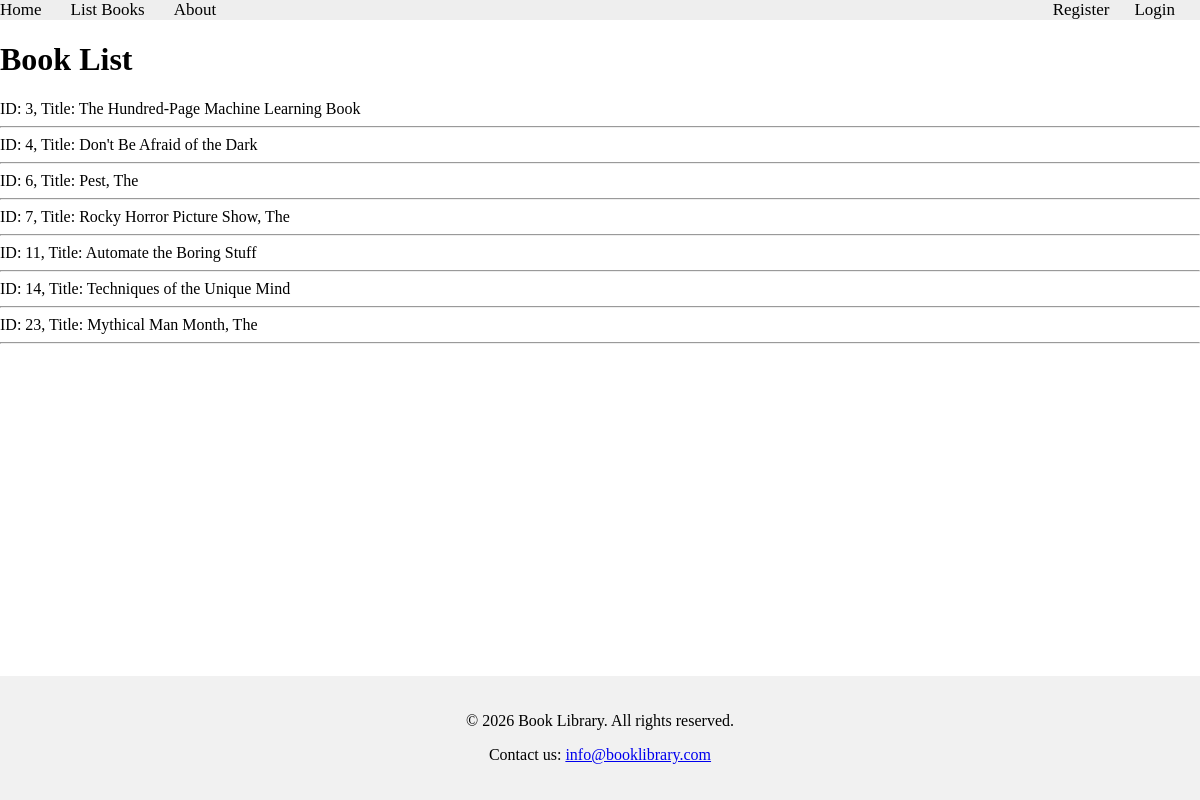
The app's page /books/simple/query, older data.
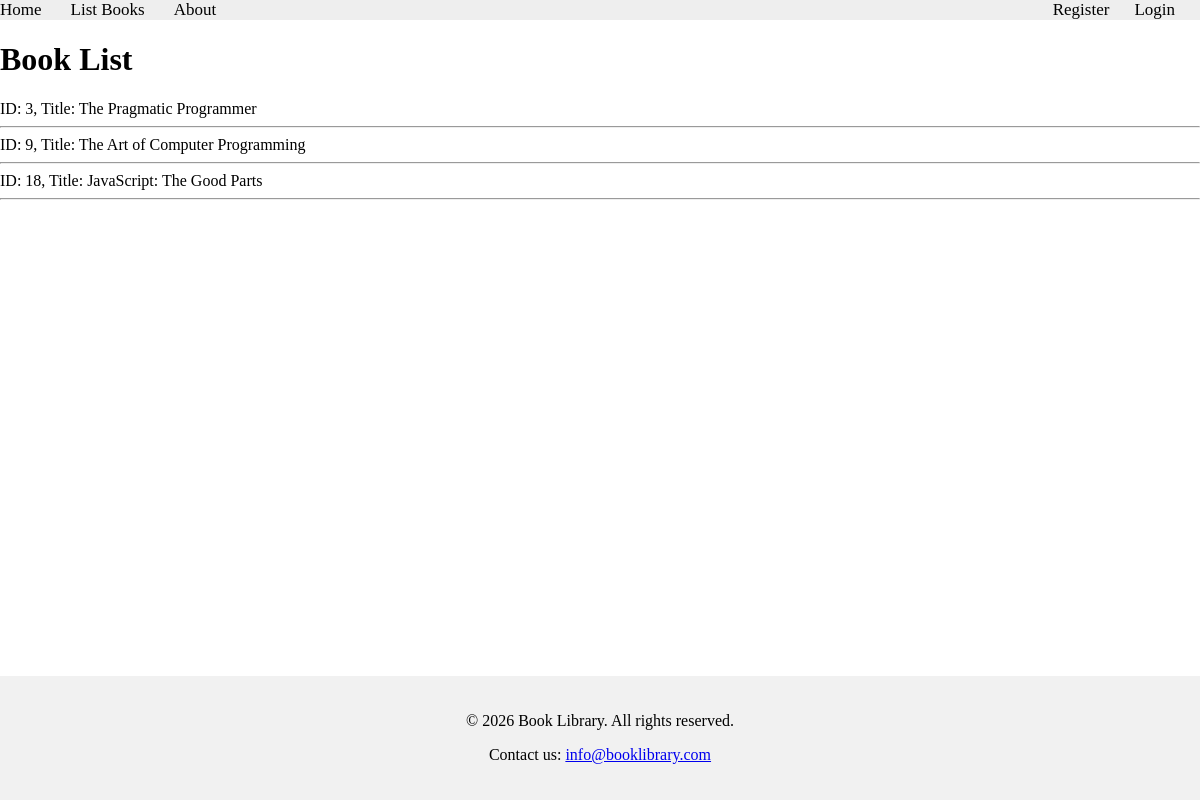
The same page, newer data.
### apps/bookmodule/models.py (models this page shows, shortened)
class Book(models.Model):
    title = models.CharField(max_length=100)
    price = models.FloatField(default=0.0)
    quantity = models.IntegerField(default=1)
    pubdate = models.DateTimeField()
    rating = models.SmallIntegerField(default=1)
    publisher = models.ForeignKey(Publisher, null=True, on_delete=models.SET_NULL)
    authors = models.ManyToManyField(Author)

### apps/bookmodule/views.py (the view)
# urls.py: path('simple/query', views.simple_query, name="books.simple_query"),
def simple_query(request):
    mybooks=Book.objects.filter(title__icontains='The')
    return render(request, 'bookmodule/bookList.html', {'books':mybooks})

### apps/template/bookmodule/bookList.html (shortened to what this page needs)
{% extends "layouts/base.html" %}
{% load static %}
{% block content %}
<h1>Book List</h1>
{% for obj in books %}
ID: {{obj.id}}, Title: {{obj.title}}
<hr>
{% endfor %}
{% endblock content %}

Row changes from the older to the newer data that the page shows:
no longer on this page (row edited): Book: id "4", title "Don't Be Afraid of the Dark"
no longer on this page (row edited): Book: id "6", title "Pest, The"
no longer on this page (row edited): Book: id "7", title "Rocky Horror Picture Show, The"
no longer on this page (row edited): Book: id "11", title "Automate the Boring Stuff"
no longer on this page (row edited): Book: id "14", title "Techniques of the Unique Mind"
removed Book: id "23", title "Mythical Man Month, The"
changed Book id 3: title "The Hundred-Page Machine Learning Book" → "The Pragmatic Programmer"
now on this page (row edited): Book: id "9", title "The Art of Computer Programming"
now on this page (row edited): Book: id "18", title "JavaScript: The Good Parts"
